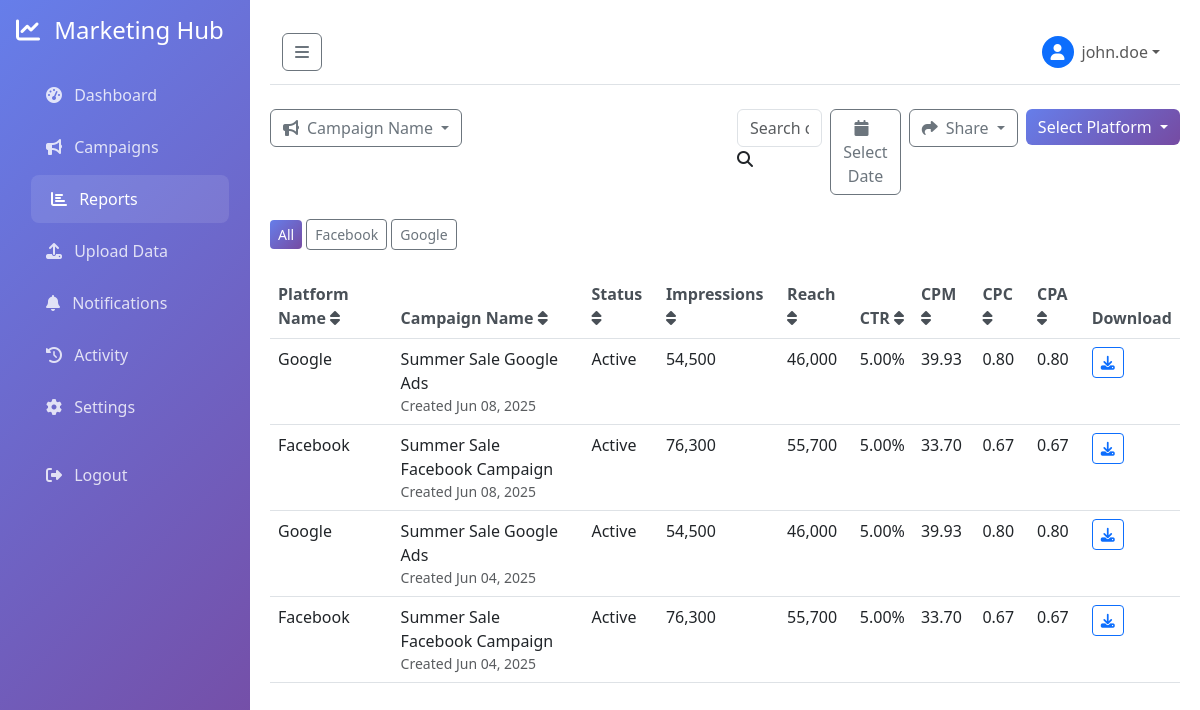
The app's page /reports (signed in) with its own data.
### models.py (models this page shows, shortened)
class User(UserMixin, db.Model):
    __tablename__ = 'users'
    id = db.Column(db.Integer, primary_key=True)
    username = db.Column(db.String(80), unique=True, nullable=False)
    email = db.Column(db.String(120), unique=True, nullable=False)
    password_hash = db.Column(db.String(256), nullable=False)
    first_name = db.Column(db.String(50), nullable=True)
    last_name = db.Column(db.String(50), nullable=True)
    company_name = db.Column(db.String(100), nullable=True)
    created_at = db.Column(db.DateTime, default=datetime.utcnow)
    campaigns = db.relationship('Campaign', backref='client', lazy=True)
    def get_full_name(self):
        if self.first_name and self.last_name:
            return f"{self.first_name} {self.last_name}"
        return self.username

class Campaign(db.Model):
    __tablename__ = 'campaigns'
    id = db.Column(db.Integer, primary_key=True)
    name = db.Column(db.String(200), nullable=False)
    platform = db.Column(db.String(50), nullable=False)  # Facebook, Google, ShareIT
    status = db.Column(db.String(50), default='Pending')  # Pending, In-Progress, Completed
    budget = db.Column(db.Float, default=0.0)
    spent = db.Column(db.Float, default=0.0)
    impressions = db.Column(db.Integer, default=0)
    clicks = db.Column(db.Integer, default=0)
    reach = db.Column(db.Integer, default=0)
    ctr = db.Column(db.Float, default=0.0)  # Click-through rate
    cpm = db.Column(db.Float, default=0.0)  # Cost per mille
    cpc = db.Column(db.Float, default=0.0)  # Cost per click
    cpv = db.Column(db.Float, default=0.0)  # Cost per view
    cpa = db.Column(db.Float, default=0.0)  # Cost per acquisition
    created_at = db.Column(db.DateTime, default=datetime.utcnow)
    updated_at = db.Column(db.DateTime, default=datetime.utcnow, onupdate=datetime.utcnow)
    user_id = db.Column(db.Integer, db.ForeignKey('users.id'), nullable=False)

### routes.py (the view)
@app.route('/reports')
@login_required
def reports():
    platform_filter = request.args.get('platform', 'All')
    query = Campaign.query.filter_by(user_id=current_user.id)
    if platform_filter and platform_filter != 'All':
        query = query.filter_by(platform=platform_filter)
    campaigns = query.order_by(Campaign.created_at.desc()).all()
    platforms = db.session.query(Campaign.platform).filter_by(user_id=current_user.id).distinct().all()
    platforms = [p[0] for p in platforms]
    return render_template('reports.html',
                         campaigns=campaigns,
                         platforms=platforms,
                         current_platform=platform_filter)

### app.py (called while the page is built)
@login_manager.user_loader
def load_user(user_id):
    from models import User
    return User.query.get(int(user_id))

### templates/reports.html (shortened to what this page needs)
{% extends "base.html" %}
{% block content %}
<div class="row mb-4">
    <div class="col-md-6">
        <div class="dropdown">
            <button class="btn btn-outline-secondary dropdown-toggle" type="button" data-bs-toggle="dropdown">
                <i class="fas fa-bullhorn me-2"></i>Campaign Name
            </button>
        </div>
    </div>
    <div class="col-md-6">
        <div class="d-flex gap-2">
            <div class="search-box flex-grow-1">
                <input type="text" class="form-control" placeholder="Search campaigns..." id="search-input">
                <i class="fas fa-search search-icon"></i>
            </div>
            <button class="btn btn-outline-secondary" data-bs-toggle="dropdown">
                <i class="fas fa-calendar me-2"></i>Select Date
            </button>
            <div class="dropdown">
                <button class="btn btn-outline-secondary dropdown-toggle" type="button" data-bs-toggle="dropdown">
                    <i class="fas fa-share me-2"></i>Share
                </button>
            </div>
            <div class="dropdown">
                <button class="btn btn-primary dropdown-toggle" type="button" data-bs-toggle="dropdown">
                    Select Platform
                </button>
            </div>
        </div>
    </div>
</div>
<div class="row mb-4">
    <div class="col-12">
        <div class="platform-filter-buttons">
            <button class="btn btn-sm {{ 'btn-primary' if current_platform == 'All' else 'btn-outline-secondary' }}"
                    onclick="filterByPlatform('All')">All</button>
            {% for platform in platforms %}
            <button class="btn btn-sm {{ 'btn-primary' if current_platform == platform else 'btn-outline-secondary' }}"
                    onclick="filterByPlatform('{{ platform }}')">{{ platform }}</button>
            {% endfor %}
        </div>
    </div>
</div>
<div class="row">
    <div class="col-12">
        <div class="reports-table-card">
            <div class="table-responsive">
                <table class="table table-hover" id="campaigns-table">
                    <thead>
                        <tr>
                            <th>
                                Platform Name
                                <i class="fas fa-sort"></i>
                            </th>
                            <th>
                                Campaign Name
                                <i class="fas fa-sort"></i>
                            </th>
                            <th>
                                Status
                                <i class="fas fa-sort"></i>
                            </th>
                            <th>
                                Impressions
                                <i class="fas fa-sort"></i>
                            </th>
                            <th>
                                Reach
                                <i class="fas fa-sort"></i>
                            </th>
                            <th>
                                CTR
                                <i class="fas fa-sort"></i>
                            </th>
                            <th>
                                CPM
                                <i class="fas fa-sort"></i>
                            </th>
                            <th>
                                CPC
                                <i class="fas fa-sort"></i>
                            </th>
                            <th>
                                CPA
                                <i class="fas fa-sort"></i>
                            </th>
                            <th>Download</th>
                        </tr>
                    </thead>
                    <tbody>
                        {% for campaign in campaigns %}
                        <tr data-platform="{{ campaign.platform }}">
                            <td>
                                <span class="platform-badge platform-{{ campaign.platform.lower() }}">
                                    {{ campaign.platform }}
                                </span>
                            </td>
                            <td>
                                <div class="campaign-info">
                                    <span class="campaign-name">{{ campaign.name }}</span>
                                    <small class="text-muted d-block">Created {{ campaign.created_at.strftime('%b %d, %Y') }}</small>
                                </div>
                            </td>
                            <td>
                                <span class="status-badge status-{{ campaign.status.lower().replace('-', '') }}">
                                    {{ campaign.status }}
                                </span>
                            </td>
                            <td>{{ "{:,}".format(campaign.impressions) }}</td>
                            <td>{{ "{:,}".format(campaign.reach) }}</td>
                            <td>{{ "{:.2f}%".format(campaign.ctr) }}</td>
                            <td>{{ "{:.2f}".format(campaign.cpm) }}</td>
                            <td>{{ "{:.2f}".format(campaign.cpc) }}</td>
                            <td>{{ "{:.2f}".format(campaign.cpa) }}</td>
                            <td>
                                <button class="btn btn-sm btn-outline-primary" onclick="downloadCampaignReport({{ campaign.id }})">
                                    <i class="fas fa-download"></i>
                                </button>
                            </td>
                        </tr>
                        {% endfor %}
                    </tbody>
                </table>
            </div>
        </div>
    </div>
</div>
{% endblock %}

### templates/base.html (shortened to what this page needs)
<!DOCTYPE html>
<html lang="en">
<head>
    <link href="https://cdn.jsdelivr.net/npm/bootstrap@5.3.0/dist/css/bootstrap.min.css" rel="stylesheet">
    <link href="https://cdnjs.cloudflare.com/ajax/libs/font-awesome/6.4.0/css/all.min.css" rel="stylesheet">
</head>
<body>
    <nav class="sidebar" id="sidebar">
        <div class="p-3">
            <h4 class="text-white mb-4">
                <i class="fas fa-chart-line me-2"></i>
                <span class="sidebar-text">Marketing Hub</span>
            </h4>
            <ul class="nav flex-column">
                <li class="nav-item">
                    <a class="nav-link {% if request.endpoint == 'dashboard' %}active{% endif %}" href="{{ url_for('dashboard') }}">
                        <i class="fas fa-tachometer-alt me-2"></i>
                        <span class="sidebar-text">Dashboard</span>
                    </a>
                </li>
                <li class="nav-item">
                    <a class="nav-link {% if request.endpoint == 'campaigns' %}active{% endif %}" href="{{ url_for('campaigns') }}">
                        <i class="fas fa-bullhorn me-2"></i>
                        <span class="sidebar-text">Campaigns</span>
                    </a>
                </li>
                <li class="nav-item">
                    <a class="nav-link {% if request.endpoint == 'reports' %}active{% endif %}" href="{{ url_for('reports') }}">
                        <i class="fas fa-chart-bar me-2"></i>
                        <span class="sidebar-text">Reports</span>
                    </a>
                </li>
                <li class="nav-item">
                    <a class="nav-link {% if request.endpoint == 'upload_csv' %}active{% endif %}" href="{{ url_for('upload_csv') }}">
                        <i class="fas fa-upload me-2"></i>
                        <span class="sidebar-text">Upload Data</span>
                    </a>
                </li>
                <li class="nav-item">
                    <a class="nav-link {% if request.endpoint == 'notifications' %}active{% endif %}" href="{{ url_for('notifications') }}">
                        <i class="fas fa-bell me-2"></i>
                        <span class="sidebar-text">Notifications</span>
                    </a>
                </li>
                <li class="nav-item">
                    <a class="nav-link {% if request.endpoint == 'activity_log' %}active{% endif %}" href="{{ url_for('activity_log') }}">
                        <i class="fas fa-history me-2"></i>
                        <span class="sidebar-text">Activity</span>
                    </a>
                </li>
                <li class="nav-item">
                    <a class="nav-link {% if request.endpoint == 'account_settings' %}active{% endif %}" href="{{ url_for('account_settings') }}">
                        <i class="fas fa-cog me-2"></i>
                        <span class="sidebar-text">Settings</span>
                    </a>
                </li>
                <li class="nav-item mt-3">
                    <a class="nav-link" href="{{ url_for('auth.logout') }}">
                        <i class="fas fa-sign-out-alt me-2"></i>
                        <span class="sidebar-text">Logout</span>
                    </a>
                </li>
            </ul>
        </div>
    </nav>
    <div class="content-wrapper" id="content">
        <nav class="navbar navbar-expand-lg navbar-light bg-white border-bottom mb-4">
            <div class="container-fluid">
                <button class="btn btn-outline-secondary me-3" id="sidebarToggle" type="button">
                    <i class="fas fa-bars"></i>
                </button>
                <div class="navbar-nav ms-auto">
                    <div class="nav-item dropdown">
                        <a class="nav-link dropdown-toggle d-flex align-items-center" href="#" id="userDropdown" role="button" data-bs-toggle="dropdown">
                            <div class="bg-primary rounded-circle me-2 d-flex align-items-center justify-content-center" style="width: 32px; height: 32px;">
                                <i class="fas fa-user text-white"></i>
                            </div>
                            <span>{{ current_user.get_full_name() if current_user.is_authenticated else 'Guest' }}</span>
                        </a>
                    </div>
                </div>
            </div>
        </nav>
        {% block content %}{% endblock %}
    </div>
</body>
</html>

### templates/base.html (style rules this page uses)
.sidebar { background: linear-gradient(135deg, #667eea 0%, #764ba2 100%); min-height: 100vh; position: fixed; top: 0; left: 0; width: 250px; z-index: 1000; transition: all 0.3s; }
.sidebar .nav-link { color: rgba(255, 255, 255, 0.8); padding: 12px 20px; border-radius: 8px; margin: 2px 10px; transition: all 0.3s; }
.sidebar .nav-link:hover, .sidebar .nav-link.active { background: rgba(255, 255, 255, 0.1); color: white; transform: translateX(5px); }
.content-wrapper { margin-left: 250px; padding: 20px; transition: all 0.3s; }
.btn-primary { background: linear-gradient(135deg, #667eea 0%, #764ba2 100%); border: none; }
.table th { border-top: none; font-weight: 600; color: #495057; }

### records on screen
User: first_name+username "john.doe"
Campaign: platform "Google", name "Summer Sale Google Ads", created_at "Jun 08, 2025", status "Active", impressions "54,500", reach "46,000", ctr "5.00%", cpm "39.93", cpc "0.80", cpa "0.80"
Campaign: platform "Facebook", name "Summer Sale Facebook Campaign", created_at "Jun 08, 2025", status "Active", impressions "76,300", reach "55,700", ctr "5.00%", cpm "33.70", cpc "0.67", cpa "0.67"
Campaign: platform "Google", name "Summer Sale Google Ads", created_at "Jun 04, 2025", status "Active", impressions "54,500", reach "46,000", ctr "5.00%", cpm "39.93", cpc "0.80", cpa "0.80"
Campaign: platform "Facebook", name "Summer Sale Facebook Campaign", created_at "Jun 04, 2025", status "Active", impressions "76,300", reach "55,700", ctr "5.00%", cpm "33.70", cpc "0.67", cpa "0.67"

### other values on screen
{{ platform }} "Facebook" "Google"
